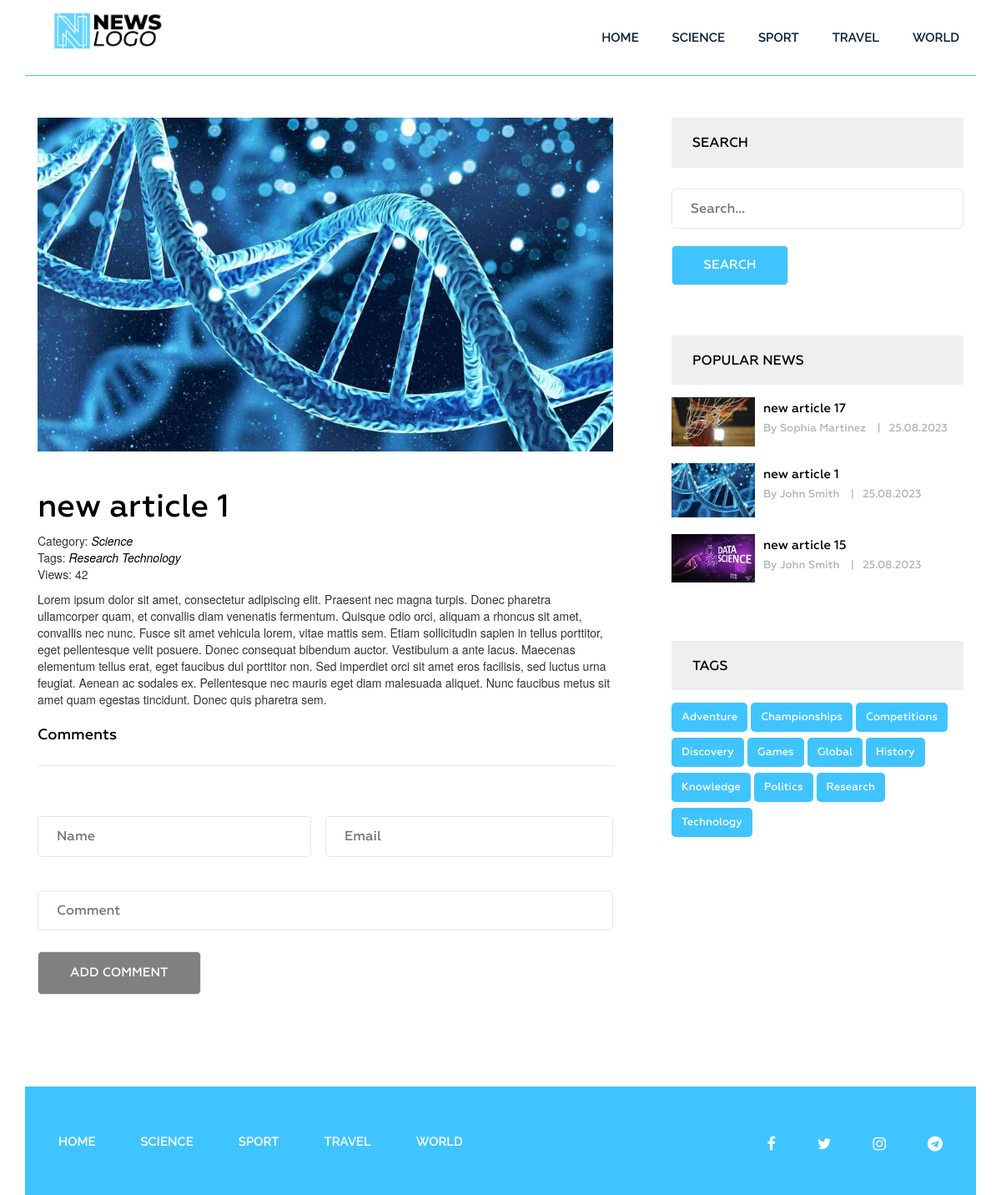
The page /post/new-article-1/ on the database its author committed.
### news/models.py (models this page shows, shortened)
class Category(models.Model):
    title = models.CharField(max_length=255)
    slug = models.SlugField(max_length=255, verbose_name='Category_url', unique=True)
    def __str__(self):
        return self.title
    def get_absolute_url(self):
        return reverse('category', kwargs={"slug": self.slug})
    class Meta:
        verbose_name = 'Category(s)'
        verbose_name_plural = 'Categories'
        ordering = ['title']

class Post(models.Model):
    title = models.CharField(max_length=255, verbose_name='Name')
    slug = models.SlugField(max_length=255, unique=True, verbose_name='Link')
    author = models.CharField(max_length=100, verbose_name='Author')
    content = models.TextField(blank=True, verbose_name='Content')
    created_at = models.DateTimeField(auto_now_add=True, verbose_name='Published')
    photo = models.ImageField(upload_to='photos/%Y/%m/%d/', blank=True, verbose_name='Photo')
    views = models.IntegerField(default=0, verbose_name='Number of views')
    category = models.ForeignKey(Category, on_delete=models.PROTECT, related_name='posts', verbose_name='Category')
    tags = models.ManyToManyField(Tag, blank=True, related_name='posts', verbose_name='Tag')
    is_published = models.BooleanField(default=True)
    def get_absolute_url(self):
        return reverse('post', kwargs={"slug": self.slug})
    class Meta:
        verbose_name = 'Article(s)'
        verbose_name_plural = 'Articles'
        ordering = ['-created_at']

class Tag(models.Model):
    title = models.CharField(max_length=50)
    slug = models.SlugField(max_length=50, verbose_name='Slug_url', unique=True)
    def get_absolute_url(self):
        return reverse('tag', kwargs={"slug": self.slug})
    class Meta:
        verbose_name = 'Tag'
        verbose_name_plural = 'Tags'
        ordering = ['title']

### news/views.py (the view)
# urls.py: path('post/<str:slug>/', GetPost.as_view(), name='post'),
class GetPost(DetailView):
    model = Post
    template_name = 'news/single.html'
    context_object_name = 'post'
    def get_context_data(self, *, object_list=None, **kwargs):
        context = super().get_context_data(**kwargs)
        self.object.views = F('views') + 1
        self.object.save()
        self.object.refresh_from_db()
        comments = Comment.objects.filter(post=self.object, is_published=True).order_by('-created_at')
        paginator = Paginator(comments, 5)
        page_number = self.request.GET.get('page')
        page_obj = paginator.get_page(page_number)
        context['comments'] = page_obj
        return context

### news/templatetags/menu.py (called while the page is built)
@register.inclusion_tag('news/menu_tpl.html')
def show_menu(menu_class='menu'):
    categories = Category.objects.all()
    return {"categories": categories, "menu_class": menu_class}

### news/templatetags/sidebar.py (called while the page is built)
@register.inclusion_tag('news/popular_posts_tpl.html')
def get_popular(cnt=3):
    posts = Post.objects.order_by('-views')[:cnt]
    return {"posts": posts}

@register.inclusion_tag('news/tags_tpl.html')
def get_tags():
    tags = Tag.objects.all()
    return {"tags": tags}

### news/templates/news/single.html (shortened to what this page needs)
{% extends 'base.html' %}
{% load static %}
{% load sidebar %}
{% block content %}
<section class="single-blog-area">
    <div class="container">
        <div class="row">
            <div class="col-md-12">
                <div class="border-top">
                    <div class="col-md-8">
                        <div class="blog-area">
                            <div class="blog-area-part">
                                <div class="single-img">
                                    {% if post.photo %}
                                        <img src="{{ post.photo.url }}" alt="{{ post.title }}">
                                    {% else %}
                                        <img src="{% static 'img/no-image.jpeg'%}" alt="{{ post.title }}" width="300">
                                    {% endif %}
                                </div>
                                <h2>{{ post.title }}</h2>
                                <div class="single-content">
                                    <div class="single-info">
                                        <span>Category: <a href="{{ post.category.get_absolute_url }}">{{ post.category }}</a></span>
                                        <br>
                                        {% if post.tags.exists %}
                                        <span>
                                            Tags:
                                            {% for tag in post.tags.all %}
                                            <a href="{{ tag.get_absolute_url }}">{{ tag.title }}</a>
                                            {% endfor %}
                                        </span>
                                        <br>
                                        {% endif %}
                                        <span>Views: {{ post.views }}</span>
                                    </div>
                                    {{ post.content|safe }}
                                </div>
                            </div>
                            <div class="commententries">
                                <h3>Comments</h3>
                            </div>
                            <form id="comment-form" method="post" action="{% url 'add_comment' post.id %}">
                                <div class="name">
                                    <input type="text" name="username" placeholder="Name" class="name">
                                </div>
                                <div class="email">
                                    <input type="email" name="email" placeholder="Email" class="email">
                                </div>
                                <div class="comment">
                                    <input type="text" name="comment" placeholder="Comment" class="comment">
                                </div>
                                <div class="post">
                                    <input type="submit" value="Add comment" disabled>
                                </div>
                            </form>
                        </div>
                    </div>
                    <div class="col-md-4">
                        <div class="newsletter">
                            <h2 class="sidebar-title">Search</h2>
                            <form action="{% url 'search' %}" method="get">
                                <input type="text" name="s" id="" placeholder="Search...">
                                <input type="submit" value="Search">
                            </form>
                        </div>
                        {% get_popular 3 %}
                        {% get_tags %}
                    </div>
                </div>
            </div>
        </div>
    </div>
</section>
{% endblock %}

### news/templates/news/popular_posts_tpl.html
{% load static %}
<h2 class="sidebar-title">Popular news</h2>
<div class="grid pop-post">
    {% for post in posts %}
    <div class="portfolio-item popular">
        {% if post.photo %}
        <img src="{{ post.photo.url }}" alt="{{ post.title }}">
        {% else %}
        <img src="{% static 'img/no-image.jpeg'%}" alt="{{ post.title }}" height="201" width="300">
        {% endif %}
        <div class="portfolio-text">
            <h5><a href="{{ post.get_absolute_url }}">{{ post.title }}</a></h5>
            <p>By {{ post.author }} <span>|</span>{{ post.created_at|date:"d.m.Y" }}</p>
        </div>
    </div>
    {% endfor %}
</div>

### news/templates/news/tags_tpl.html
<div class="tags">
    <h2 class="sidebar-title main-tl">Tags</h2>
    {% for tag in tags %}
    <p><a href="{{ tag.get_absolute_url }}">{{ tag.title }}</a></p>
    {% endfor %}
</div>

### news_app/static/slider.css (style rules this page uses)
p { position: relative; font-size: 24px; text-align: center; display: block; align-items: center; vertical-align: center; }
.overlay-content p, a { color: #ffffff; }

### rows shown on the page
Category: title "SCIENCE"
Category: title "SPORT"
Category: title "TRAVEL"
Category: title "WORLD"
Post: photo (picture), title "new article 1", category "Science", views "42", content "Lorem ipsum dolor sit amet, consectetur adipiscing elit. Praesent nec magna turpis. Donec pharetra ullamcorper quam, et convallis diam venenatis fermentum. Quisque odio orci, aliquam a rhoncus sit amet, convallis nec nunc. Fusce sit amet vehicula lorem, vitae mattis sem. Etiam sollicitudin sapien in tellus porttitor, eget pellentesque velit posuere. Donec consequat bibendum auctor. Vestibulum a ante lacus. Maecenas elementum tellus erat, eget faucibus dui porttitor non. Sed imperdiet orci sit amet eros facilisis, sed luctus urna feugiat. Aenean ac sodales ex. Pellentesque nec mauris eget diam malesuada aliquet. Nunc faucibus metus sit amet quam egestas tincidunt. Donec quis pharetra sem.", author "John Smith", created_at "25.08.2023"
Tag: title "Research"
Tag: title "Technology"
Post: photo (picture), title "new article 17", author "Sophia Martinez", created_at "25.08.2023"
Post: photo (picture), title "new article 15", author "John Smith", created_at "25.08.2023"
Tag: title "Adventure"
Tag: title "Championships"
Tag: title "Competitions"
Tag: title "Discovery"
Tag: title "Games"
Tag: title "Global"
Tag: title "History"
Tag: title "Knowledge"
Tag: title "Politics"
